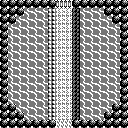

The image is a tile-based game level rendered from a .tmx file. Its description and complete source (layers, tilesets, objects, tile grids) follow:
An orthogonal 16x16 tile map with 8x8 px tiles, 1 tile layer (Tile Layer 1).

<map version="1.0" orientation="orthogonal" width="16" height="16" tilewidth="8" tileheight="8">
 <tileset firstgid="1" source="pikeman.tsx" />
 <layer name="Tile Layer 1" width="16" height="16">
  <data encoding="csv">
45,45,45,45,45,45,45,43,43,45,45,45,45,45,45,45,
45,45,45,31,31,31,18,19,19,20,31,31,31,45,45,45,
45,45,31,31,31,31,18,19,19,20,31,31,31,31,45,45,
45,31,31,31,31,31,18,19,19,20,31,31,31,31,31,45,
45,31,31,31,31,31,18,19,19,20,31,31,31,31,31,45,
45,31,31,31,31,31,18,19,19,20,31,31,31,31,31,45,
45,31,31,31,31,31,18,19,19,20,31,31,31,31,31,45,
45,31,31,31,31,31,18,19,19,20,31,31,31,31,31,45,
45,31,31,31,31,31,18,19,19,20,31,31,31,31,31,45,
45,31,31,31,31,31,18,19,19,20,31,31,31,31,31,45,
45,31,31,31,31,31,18,19,19,20,31,31,31,31,31,45,
45,31,31,31,31,31,18,19,19,20,31,31,31,31,31,45,
45,31,31,31,31,31,18,19,19,20,31,31,31,31,31,45,
45,45,31,31,31,31,18,19,19,20,31,31,31,31,45,45,
45,45,45,31,31,31,18,19,19,20,31,31,31,45,45,45,
45,45,45,45,45,45,45,2,2,45,45,45,45,45,45,45
</data>
 </layer>
</map>
